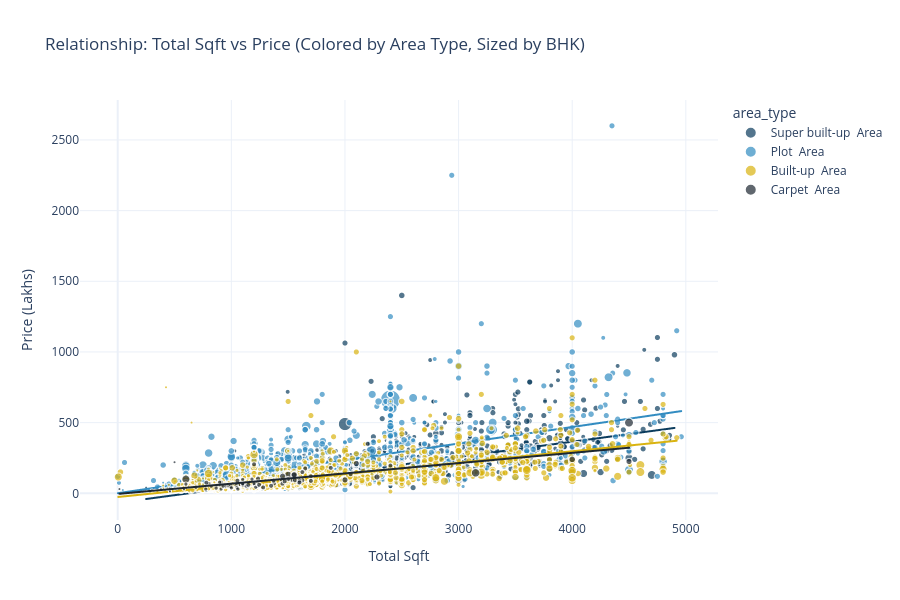

Notebook code for this chart:
### Markdown cell above
#### 2.3.1 Price, BHK, Sqft & Size

### Code cell
plot_df = eda_df.dropna(subset=['total_sqft_num', 'price', 'BHK', 'area_type']).copy()
plot_df = plot_df[plot_df['total_sqft_num'] < plot_df['total_sqft_num'].quantile(0.99)]

fig = px.scatter(
    plot_df,
    x='total_sqft_num',
    y='price',
    color='area_type',
    size='BHK',
    hover_data=['location', 'bath', 'balcony'],
    trendline='ols',
    title='Relationship: Total Sqft vs Price (Colored by Area Type, Sized by BHK)',
    labels={'total_sqft_num': 'Total Sqft', 'price': 'Price (Lakhs)'}
)
fig.update_layout(height=600)
fig.show()

pearson_r, pearson_p = stats.pearsonr(
    plot_df['total_sqft_num'].astype(float),
    plot_df['price'].astype(float)
)
add_plot_interpretation(
    f'- There is a positive size-price relationship (Pearson r = **{pearson_r:.3f}**, p-value = **{pearson_p:.4g}**).\n'
    '- Different area types form distinct price-slope bands, indicating interaction between area_type and size.\n'
    '- This is a strong business signal for pricing engines and location-tier strategy.'
)

### Figure 1 — Plotly figure (JSON) as saved in the notebook; plotly's stock layout.template omitted (floating-point values rounded to 4 significant figures; data arrays with more than 128 entries replaced by an {"elided": "..."} marker saying what was removed)
{"data": [{"customdata": {"elided": "8723x3 mixed values"}, "hovertemplate": "area_type=Super built-up  Area<br>Total Sqft=%{x}<br>Price (Lakhs)=%{y}<br>BHK=%{marker.size}<br>location=%{customdata[0]}<br>bath=%{customdata[1]}<br>balcony=%{customdata[2]}<extra></extra>", "legendgroup": "Super built-up  Area", "marker": {"color": "#0B3C5D", "size": {"elided": "8723 float values"}, "sizemode": "area", "sizeref": 0.1075, "symbol": "circle"}, "mode": "markers", "name": "Super built-up  Area", "showlegend": true, "type": "scattergl", "x": {"elided": "8723 float values"}, "xaxis": "x", "y": {"elided": "8723 float values"}, "yaxis": "y"}, {"hovertemplate": "<b>OLS trendline</b><br>price = 0.108105 * total_sqft_num + -67.3754<br>R<sup>2</sup>=0.631447<br><br>area_type=Super built-up  Area<br>Total Sqft=%{x}<br>Price (Lakhs)=%{y} <b>(trend)</b><extra></extra>", "legendgroup": "Super built-up  Area", "marker": {"color": "#0B3C5D", "symbol": "circle"}, "mode": "lines", "name": "Super built-up  Area", "showlegend": false, "type": "scattergl", "x": {"elided": "8723 float values"}, "xaxis": "x", "y": {"elided": "8723 float values"}, "yaxis": "y"}, {"customdata": {"elided": "1925x3 mixed values"}, "hovertemplate": "area_type=Plot  Area<br>Total Sqft=%{x}<br>Price (Lakhs)=%{y}<br>BHK=%{marker.size}<br>location=%{customdata[0]}<br>bath=%{customdata[1]}<br>balcony=%{customdata[2]}<extra></extra>", "legendgroup": "Plot  Area", "marker": {"color": "#328CC1", "size": {"elided": "1925 float values"}, "sizemode": "area", "sizeref": 0.1075, "symbol": "circle"}, "mode": "markers", "name": "Plot  Area", "showlegend": true, "type": "scattergl", "x": {"elided": "1925 float values"}, "xaxis": "x", "y": {"elided": "1925 float values"}, "yaxis": "y"}, {"hovertemplate": "<b>OLS trendline</b><br>price = 0.117088 * total_sqft_num + 0.733383<br>R<sup>2</sup>=0.388887<br><br>area_type=Plot  Area<br>Total Sqft=%{x}<br>Price (Lakhs)=%{y} <b>(trend)</b><extra></extra>", "legendgroup": "Plot  Area", "marker": {"color": "#328CC1", "symbol": "circle"}, "mode": "lines", "name": "Plot  Area", "showlegend": false, "type": "scattergl", "x": {"elided": "1925 float values"}, "xaxis": "x", "y": {"elided": "1925 float values"}, "yaxis": "y"}, {"customdata": {"elided": "2376x3 mixed values"}, "hovertemplate": "area_type=Built-up  Area<br>Total Sqft=%{x}<br>Price (Lakhs)=%{y}<br>BHK=%{marker.size}<br>location=%{customdata[0]}<br>bath=%{customdata[1]}<br>balcony=%{customdata[2]}<extra></extra>", "legendgroup": "Built-up  Area", "marker": {"color": "#D9B310", "size": {"elided": "2376 float values"}, "sizemode": "area", "sizeref": 0.1075, "symbol": "circle"}, "mode": "markers", "name": "Built-up  Area", "showlegend": true, "type": "scattergl", "x": {"elided": "2376 float values"}, "xaxis": "x", "y": {"elided": "2376 float values"}, "yaxis": "y"}, {"hovertemplate": "<b>OLS trendline</b><br>price = 0.0808886 * total_sqft_num + -26.1272<br>R<sup>2</sup>=0.496897<br><br>area_type=Built-up  Area<br>Total Sqft=%{x}<br>Price (Lakhs)=%{y} <b>(trend)</b><extra></extra>", "legendgroup": "Built-up  Area", "marker": {"color": "#D9B310", "symbol": "circle"}, "mode": "lines", "name": "Built-up  Area", "showlegend": false, "type": "scattergl", "x": {"elided": "2376 float values"}, "xaxis": "x", "y": {"elided": "2376 float values"}, "yaxis": "y"}, {"customdata": {"elided": "86x3 mixed values"}, "hovertemplate": "area_type=Carpet  Area<br>Total Sqft=%{x}<br>Price (Lakhs)=%{y}<br>BHK=%{marker.size}<br>location=%{customdata[0]}<br>bath=%{customdata[1]}<br>balcony=%{customdata[2]}<extra></extra>", "legendgroup": "Carpet  Area", "marker": {"color": "#1D2731", "size": [2.0, 2.0, 3.0, 2.0, 3.0, 3.0, 2.0, 1.0, 6.0, 2.0, 1.0, 3.0, 2.0, 2.0, 3.0, 3.0, 3.0, 2.0, 3.0, 2.0, 3.0, 2.0, 3.0, 3.0, 3.0, 2.0, 3.0, 4.0, 3.0, 2.0, 7.0, 2.0, 1.0, 3.0, 3.0, 9.0, 2.0, 2.0, 1.0, 2.0, 2.0, 2.0, 3.0, 4.0, 4.0, 2.0, 8.0, 3.0, 1.0, 2.0, 2.0, 3.0, 3.0, 2.0, 3.0, 4.0, 1.0, 3.0, 2.0, 1.0, 3.0, 1.0, 2.0, 2.0, 2.0, 4.0, 1.0, 1.0, 2.0, 3.0, 5.0, 2.0, 3.0, 2.0, 3.0, 4.0, 4.0, 3.0, 3.0, 3.0, 2.0, 3.0, 2.0, 3.0, 2.0, 1.0], "sizemode": "area", "sizeref": 0.1075, "symbol": "circle"}, "mode": "markers", "name": "Carpet  Area", "showlegend": true, "type": "scattergl", "x": [950.0, 1230.0, 1592.0, 1100.0, 1445.0, 1375.0, 875.0, 15.0, 1500.0, 910.0, 785.0, 1535.0, 687.3, 804.1, 2200.0, 1650.0, 1560.0, 950.0, 1129.0, 823.0, 1069.0, 1043.0, 1700.0, 1875.0, 1700.0, 900.0, 1372.0, 1452.0, 1350.0, 1203.0, 600.0, 975.0, 458.0, 993.0, 1053.0, 4500.0, 1050.0, 910.2, 300.0, 1140.0, 1103.0, 1130.0, 1150.0, 1548.0, 1554.0, 1215.0, 3150.0, 1625.0, 381.0, 1000.0, 927.0, 780.0, 1600.0, 1182.0, 1450.0, 2000.0, 460.0, 1200.0, 1100.0, 381.0, 1235.0, 583.0, 775.0, 1057.0, 1489.0, 4500.0, 500.0, 458.0, 896.9, 2400.0, 4000.0, 1230.0, 1245.0, 866.3, 2050.0, 2282.0, 2100.0, 1600.0, 1625.0, 1500.0, 1100.0, 1280.0, 600.0, 1470.0, 1200.0, 500.0], "xaxis": "x", "y": [47.0, 48.0, 75.0, 98.0, 95.0, 70.0, 52.8, 30.0, 130.0, 30.5, 55.0, 95.0, 42.72, 69.09, 350.0, 175.0, 92.0, 52.0, 47.41, 50.63, 65.4, 55.0, 120.0, 180.0, 88.0, 60.0, 90.0, 121.0, 53.0, 59.86, 100.0, 50.0, 19.7, 50.0, 88.91, 500.0, 40.0, 80.64, 20.0, 45.0, 55.0, 52.0, 60.0, 129.0, 131.0, 43.0, 145.0, 92.0, 28.0, 38.5, 50.0, 75.0, 90.0, 100.0, 68.0, 95.0, 13.0, 205.0, 70.0, 28.0, 104.0, 28.27, 29.5, 30.0, 101.0, 225.0, 33.0, 33.66, 78.74, 196.0, 240.0, 80.0, 60.0, 36.38, 135.0, 115.0, 210.0, 77.0, 150.0, 100.0, 65.0, 42.0, 65.0, 85.0, 70.0, 220.0], "yaxis": "y"}, {"hovertemplate": "<b>OLS trendline</b><br>price = 0.0726407 * total_sqft_num + -4.46776<br>R<sup>2</sup>=0.584246<br><br>area_type=Carpet  Area<br>Total Sqft=%{x}<br>Price (Lakhs)=%{y} <b>(trend)</b><extra></extra>", "legendgroup": "Carpet  Area", "marker": {"color": "#1D2731", "symbol": "circle"}, "mode": "lines", "name": "Carpet  Area", "showlegend": false, "type": "scattergl", "x": [15.0, 300.0, 381.0, 381.0, 458.0, 458.0, 460.0, 500.0, 500.0, 583.0, 600.0, 600.0, 687.3, 775.0, 780.0, 785.0, 804.1, 823.0, 866.3, 875.0, 896.9, 900.0, 910.0, 910.2, 927.0, 950.0, 950.0, 975.0, 993.0, 1000.0, 1043.0, 1050.0, 1053.0, 1057.0, 1069.0, 1100.0, 1100.0, 1100.0, 1103.0, 1129.0, 1130.0, 1140.0, 1150.0, 1182.0, 1200.0, 1200.0, 1203.0, 1215.0, 1230.0, 1230.0, 1235.0, 1245.0, 1280.0, 1350.0, 1372.0, 1375.0, 1445.0, 1450.0, 1452.0, 1470.0, 1489.0, 1500.0, 1500.0, 1535.0, 1548.0, 1554.0, 1560.0, 1592.0, 1600.0, 1600.0, 1625.0, 1625.0, 1650.0, 1700.0, 1700.0, 1875.0, 2000.0, 2050.0, 2100.0, 2200.0, 2282.0, 2400.0, 3150.0, 4000.0, 4500.0, 4500.0], "xaxis": "x", "y": [-3.378, 17.32, 23.21, 23.21, 28.8, 28.8, 28.95, 31.85, 31.85, 37.88, 39.12, 39.12, 45.46, 51.83, 52.19, 52.56, 53.94, 55.32, 58.46, 59.09, 60.68, 60.91, 61.64, 61.65, 62.87, 64.54, 64.54, 66.36, 67.66, 68.17, 71.3, 71.81, 72.05, 72.31, 73.19, 75.44, 75.44, 75.44, 75.65, 77.53, 77.62, 78.34, 79.07, 81.37, 82.7, 82.7, 82.92, 83.79, 84.88, 84.88, 85.21, 85.97, 88.51, 93.6, 95.2, 95.41, 100.5, 100.9, 101.0, 102.3, 103.7, 104.5, 104.5, 107.0, 108.0, 108.4, 108.9, 111.2, 111.8, 111.8, 113.6, 113.6, 115.4, 119.0, 119.0, 131.7, 140.8, 144.4, 148.1, 155.3, 161.3, 169.9, 224.4, 286.1, 322.4, 322.4], "yaxis": "y"}], "layout": {"height": 600, "legend": {"itemsizing": "constant", "title": {"text": "area_type"}, "tracegroupgap": 0}, "title": {"text": "Relationship: Total Sqft vs Price (Colored by Area Type, Sized by BHK)"}, "xaxis": {"anchor": "y", "domain": [0, 1], "title": {"text": "Total Sqft"}}, "yaxis": {"anchor": "x", "domain": [0, 1], "title": {"text": "Price (Lakhs)"}}}}
